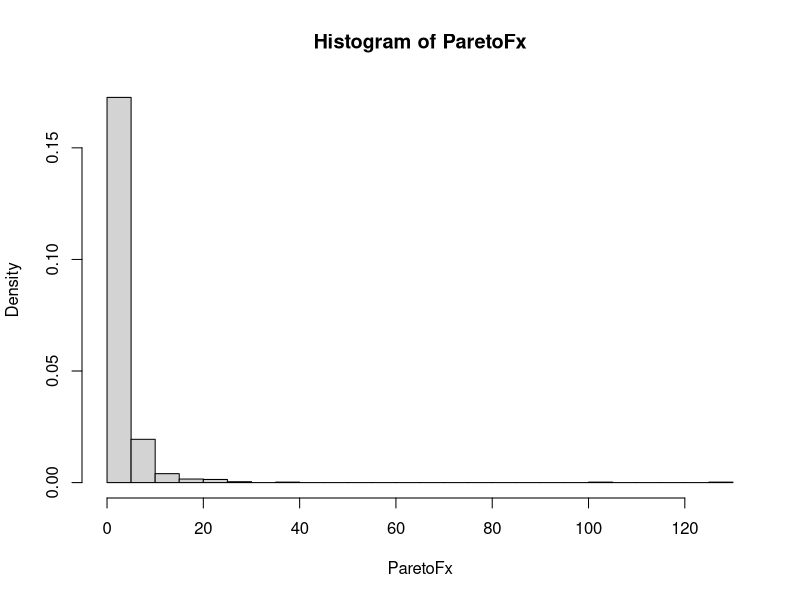
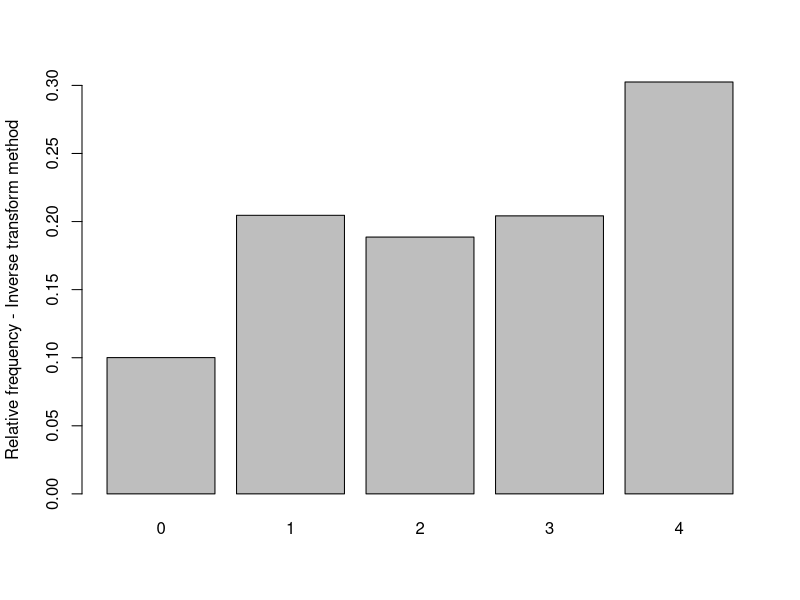
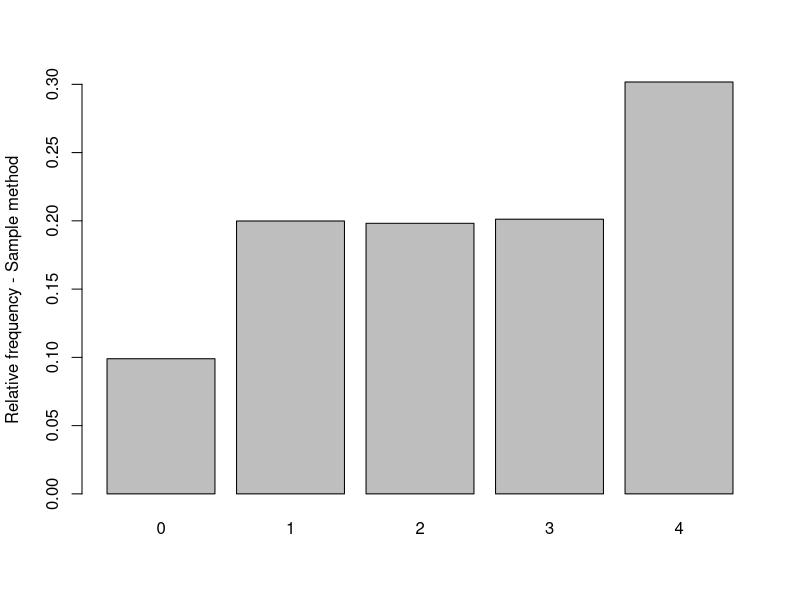
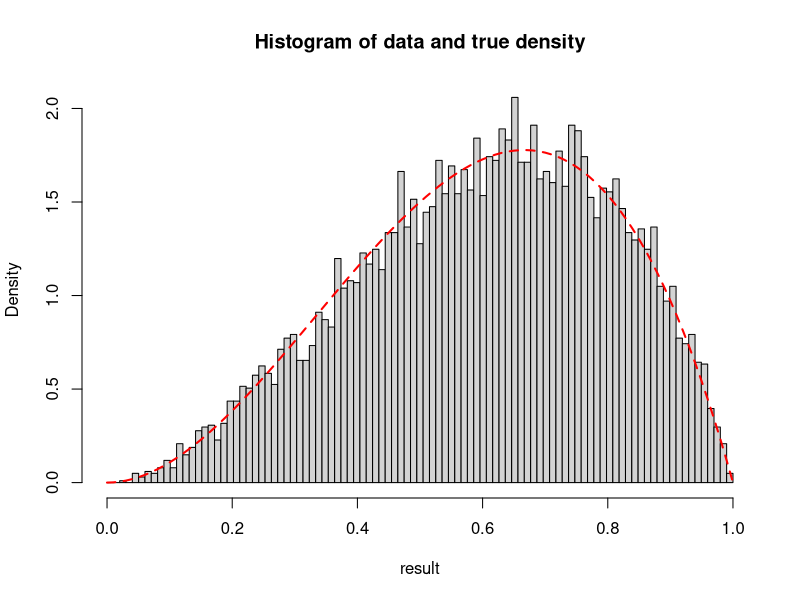
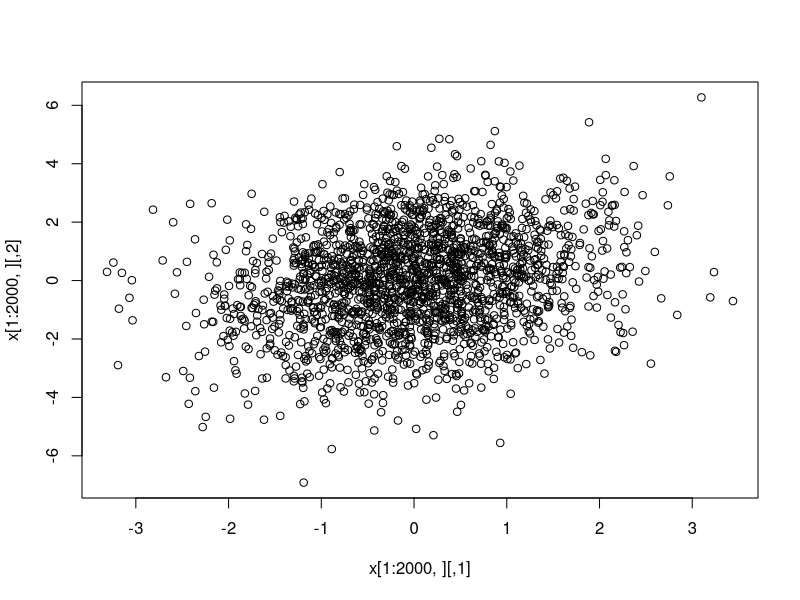
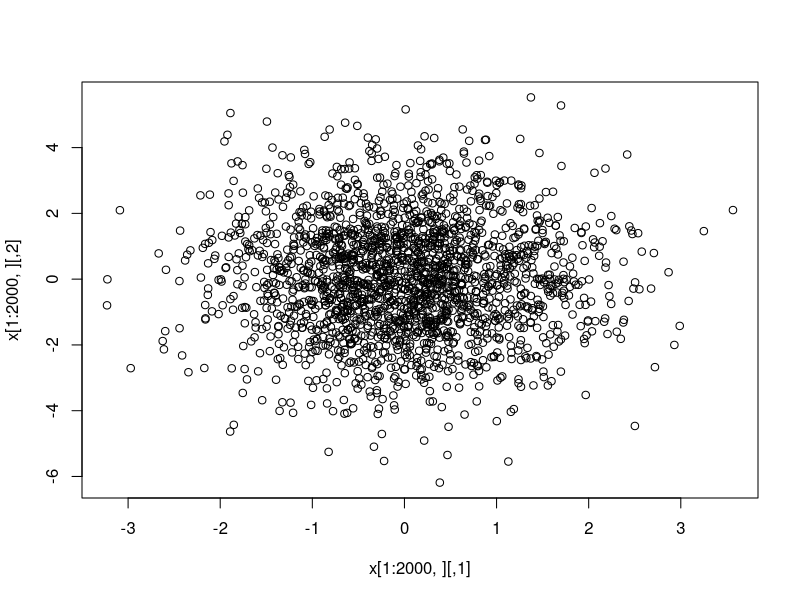

R code for these plots, in order:
## ---- chunk 1
simPareto <- function(nSim, a, b) {
  u <- runif(nSim)
  return(b*(1-u)^(-1/a))
}

nSim = 1000
ParetoFx <- simPareto(nSim = nSim, a = 2, b = 2)
hist(ParetoFx, breaks=30, prob=TRUE)
## ---- chunk 2
# Alternatively the built in sample function can be used 
## Generating data from the number of heads example where 
## f(0)=1/8, f(1)=3/8, f(2)=3/8 and f(3)=1/8

# Function for simulating number of heads according to the distribution above
discrv <- function(Nsim){
   U <- runif(Nsim)
   X <- rep(0,Nsim)
   X[(U>0.1) & (U<=0.3)] <- 1
   X[(U>0.3) & (U<=0.5)] <- 2
   X[(U>0.5) & (U<=0.7)] <- 3
   X[U>0.7] <- 4
   return(X)
}

Nsim <- 10000

dfx <- discrv(Nsim)
relfreq <- table(dfx)/Nsim
barplot(relfreq,ylab="Relative frequency - Inverse transform method")

# Alternatively the built in sample function can be used 
dfx2 <- sample(0:4,size=Nsim,replace=TRUE,prob=c(0.1,0.2,0.2,0.2,0.3))
relfreq <- table(dfx2)/Nsim
barplot(relfreq,ylab="Relative frequency - Sample method")
## ---- chunk 3
## Function for acceptance rejection generation
rejectionBeta <- function(a, b, x, n) {
   f <- function(x) (x^(a-1)*(1-x)^(b-1) / beta(a, b))
   g <- function(x) 1
   C <- max(f(x)/g(x))
   
   naccepts <- 0
   result.sample <- rep(NA, n)
   
   while (naccepts < n) {
    y <- runif(1)
    u <- runif(1)
   
    if ( u <= f(y) / (C*g(y)) ) {
      naccepts <- naccepts + 1
      result.sample[naccepts] = y
    }
   }
   
   result.sample
}


# Sequence for x-axis
x <- seq(0, 1, 0.01)
# Sample from distribution
result <- rejectionBeta(3, 2, x, 10000)
# The exact function for plotting
f <- function(x) (x^(3-1)*(1-x)^(2-1) / beta(3, 2))

# Histogram of simulated data with true density on top as red line
hist(result, prob = TRUE,breaks=seq(0,1,length.out=max(10,sqrt(Nsim))),
     main="Histogram of data and true density")
curve(f(x), col = "red", lty = 2, lwd = 2, add = TRUE,xlim=c(0,1))
## ---- chunk 4
Niter <- 1000
Nsim <- 5000

system.time(for (i in 1:Niter)
   rejectionBeta(3, 2, x, Nsim))

system.time(for (i in 1:Niter)
   rbeta(Nsim, shape1=3, shape2=2))
## ---- chunk 5
Niter <- 1000
Nsim <- 5000

system.time(for (i in 1:Niter)
   rejectionBeta(1, 1, x, Nsim))

system.time(for (i in 1:Niter)
   rbeta(Nsim, shape1=1, shape2=1))
## ---- chunk 6
n <- 10
s <- 10000
mat <- matrix(rbinom(n*s, 1, c(0.7,0.95,0.95,0.95,0.99,0.99,0.92,0.92,0.92,0.7)), n, s)
p <- numeric(4)
p[1] <- (sum(mat[1,]) / s) * (sum(mat[2,]) / s)
## ---- chunk 7
p[2] <- sum(mat[1,] / s) + sum(mat[2,] / s) - p[1]
## ---- chunk 8
p[3] <- p[1] * (sum(mat[3,] / s) + sum(mat[4,] / s) - (sum(mat[3,]) / s) * (sum(mat[4,]) / s))
## ---- chunk 9
p[4] <- sum(colSums(mat) < 7) / s
## ---- chunk 10
p
## ---- chunk 11
triangle <- function(n, a, b, c) {
  f <- function (x) {
    return((c-a)/(b-a))
  }
  u <- runif(n)
  sample <- ifelse(u < f(c),
         a + sqrt(u*(b-a)*(c-a)), 
         b - sqrt((1-u)*(b-a)*(b-c)) 
        )
  return(sample)
}


sims <- 10000
a <- 2
b <- 10
c <- 6

vals <- triangle(sims, 2, 10, 6)
p1 <- sum(vals > 8) / sims
p2 <- p1 * 0.4
## ---- chunk 12
n1 <- sum(triangle(sims, 2, 6, 4) / sims)
n2 <- sum(triangle(sims, 3, 11, 7) / sims)
n3 <- sum(triangle(sims, 2, 6, 4) / sims)
n4 <- sum(triangle(sims, 1, 9, 5) / sims)
n5 <- sum(triangle(sims, 8, 10, 9) / sims)
n6 <- sum(triangle(sims, 5, 9, 7) / sims)
n7 <- sum(triangle(sims, 2, 6, 4) / sims)
n8 <- sum(triangle(sims, 3, 5, 4) / sims)
n9 <- sum(triangle(sims, 8, 12, 10) / sims)
n10 <- sum(triangle(sims, 3, 7, 5) / sims)

mat <- matrix(0, 10, 2)
mat[1,] <- c(n1, n1*0.8)
mat[2,] <- c(n2, n2*0.3)
mat[3,] <- c(n3, n3*0.6)
mat[4,] <- c(n4, n4*0.6)
mat[5,] <- c(n5, n5*0.5)
mat[6,] <- c(n6, n6*0.9)
mat[7,] <- c(n7, n7*0.5)
mat[8,] <- c(n8, n8*0.8)
mat[9,] <- c(n9, n9*0.4)
mat[10,] <- c(n10, n10*0.4)

c(sum(mat[,1]), sum(mat[,2]))
## ---- chunk 13

## ---- chunk 14
library(mvtnorm)

sims <- 10000
sigma <- matrix(c(1,0.4041,0.4041,3), ncol=2)
x <- rmvnorm(n=sims, sigma=sigma)
p <- sum((x[,1] + x[,2]) >= 3) / sims
plot(x[1:2000,])
p
## ---- chunk 15
library(mvtnorm)

sims <- 10000
sigma <- matrix(c(1,0,0,3), ncol=2)
x <- rmvnorm(n=sims, sigma=sigma)
p <- sum((x[,1] + x[,2]) >= 3) / sims
plot(x[1:2000,])
p
